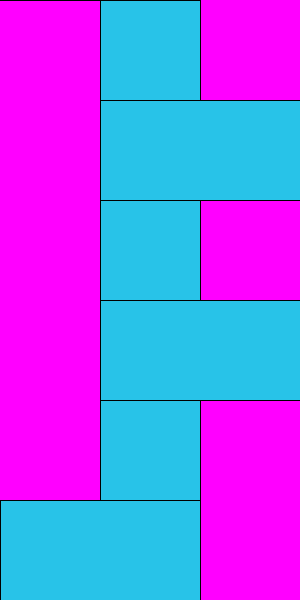
Frame 1 (no input)
Frame 60 (the mouse pressed at the canvas centre just before this capture): identical to frame 1, image omitted
Frame 120 (the mouse held since frame 60 and released just before this capture): identical to frame 1, image omitted

The Processing sketch that drew this single still picture (run headless with seeded random() and noise(); from frame 60 on, the mouse is pressed at the canvas centre):

// Processing sketch: timberman01
// ── timberman01.pde
//左、中、右,樹枝
int []tree=new int[30];//0:no, 1:left, 2:right
void setup(){
  size(300,600);
  tree[0]=0;//safe
  for(int i=1;i<30;i++){
    tree[i]=int(random(3));
  }
}
void draw(){
  background(255,0,255);
  for(int i=0;i<30;i++){
    if(tree[i]==0){//empty,safe
      fill(#28C3E8); rect(100,600-i*100, 100,100);
    }else if(tree[i]==1){//left
      fill(#28C3E8); rect(  0,600-i*100, 200,100);
    }else if(tree[i]==2){//right
      fill(#28C3E8); rect(100,600-i*100, 200,100);
    }
  }
}
